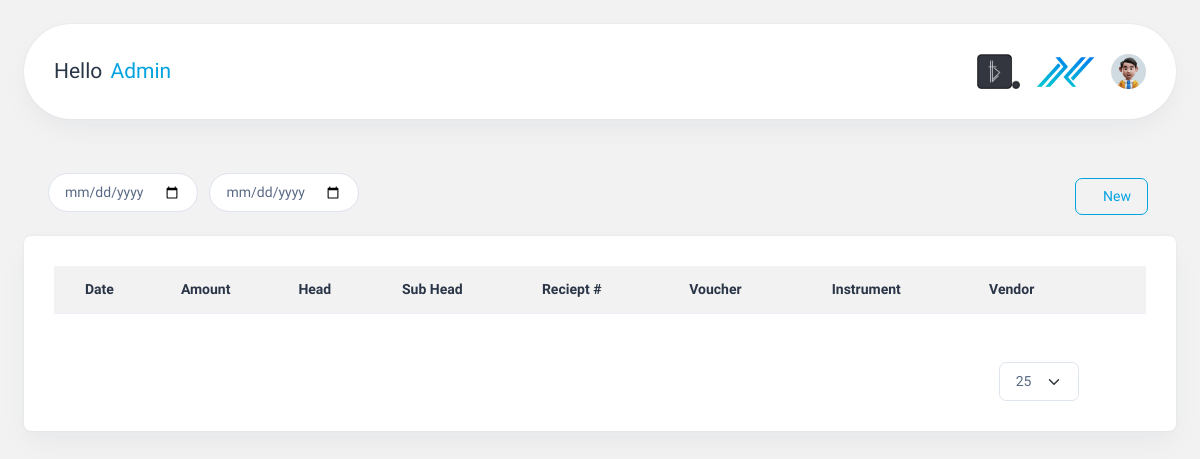
The app's page / (signed in), older data.
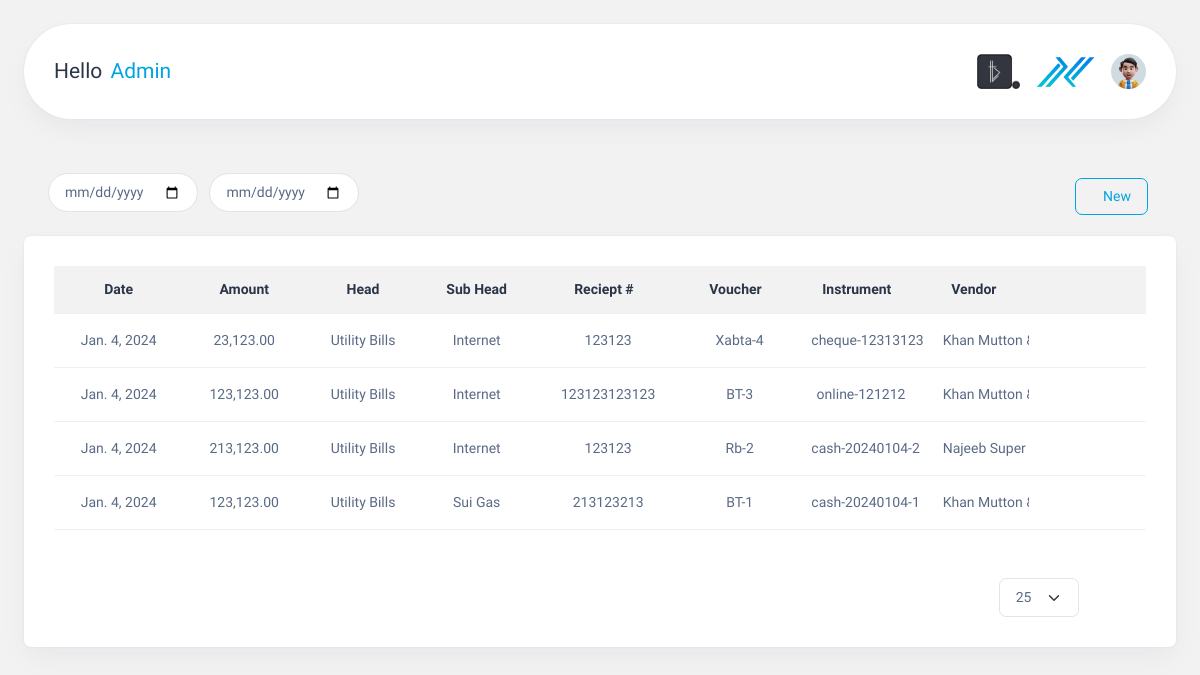
The same page, newer data.
### Accountapp/models.py (models this page shows, shortened)
class AccountingEntry(models.Model):
    date = models.DateField(auto_now_add=True)
    Do = models.CharField(max_length=20,null=True, blank=True)
    amount = models.DecimalField(max_digits=20, decimal_places=2)
    head = models.ForeignKey(Head, on_delete=models.CASCADE)
    sub_head = models.ForeignKey(Shead, on_delete=models.CASCADE)
    description = models.TextField()
    receipt_number = models.CharField(max_length=20)
    charge_by = models.ForeignKey(
        charge, on_delete=models.CASCADE, null=True, blank=True
    )
    voucher = models.CharField(max_length=50, null=True, blank=True, unique=True)
    paid_by = models.ForeignKey(paid, on_delete=models.CASCADE, null=True, blank=True)
    claim_by = models.ForeignKey(claim, on_delete=models.CASCADE, null=True, blank=True)
    instrument = models.CharField(
        max_length=10,
        null=True,
        blank=True,
        choices=[("cash", "Cash"), ("cheque", "Cheque"), ("online", "Online Transfer"),("card","Card")],
    )
    cash_number = models.CharField(max_length=20, default=0, null=True, blank=True)
    cheque_number = models.CharField(max_length=20, default=0, null=True, blank=True)
    online_number = models.CharField(max_length=20, default=0, null=True, blank=True)
    card_number = models.CharField(max_length=4, default=0, null=True, blank=True)
    vendors = models.ForeignKey(Vendor, null=True, blank=True, on_delete=models.CASCADE)
    attachments = models.FileField(upload_to="attachments/", null=True, blank=True)
    comments = models.TextField()

class Head(models.Model):
    name = models.CharField(max_length=50)

class Shead(models.Model):
    head = models.ForeignKey(Head, on_delete=models.CASCADE)
    name = models.CharField(max_length=50)
    class Meta:
        verbose_name = "Sub Head"
        verbose_name_plural = "Sub Heads"
    def __str__(self):
        return self.name

class Vendor(models.Model):
    name = models.CharField(max_length=50, unique=True)
    def __str__(self):
        return self.name

### Accountapp/views.py (the view)
# urls.py: path("", views.showresult, name="submitfile"),
@login_required(login_url="signin")
def showresult(request):
    admin = request.user.is_staff
    accounting_form = AccountingEntry.objects.all().order_by("-id")
    today = date.today()
    return render(request, "submit.html", locals())

### Accountapp/templates/submit.html (shortened to what this page needs)
<!DOCTYPE html>
<html lang="en">
  <head>
    {% load static %}
    {% load humanize %}
    <link rel="stylesheet" href="https://code.jquery.com/ui/1.12.1/themes/base/jquery-ui.css" />
    <link rel="stylesheet" href="{% static 'css/styles.min.css' %}" />
    <link rel="stylesheet" href="{% static 'css/custom.css' %}" />
    <link rel="stylesheet" href="https://cdn.jsdelivr.net/npm/bootstrap-datepicker@1.9.0/dist/css/bootstrap-datepicker.min.css" />
  </head>
  <body>
    <div class="page-wrapper" id="main-wrapper" data-layout="horizontal" data-navbarbg="skin6" data-header-position="fixed">
      <div class="body-wrapper">
        <div class="container-fluid">
          <div class="card my-navbar">
            <div class="card-body d-flex justify-content-between align-items-center">
              <div>
                <h4 class="m-0" style="word-spacing: 3px;">Hello <span class="text-primary">{{ user.first_name }}</span></h4>
              </div>
              <div class="d-flex align-items-center justify-content-end">
                <img src="{% static 'images/logos/btfavicon1.png' %}" height="35" class="left-logo" />
                <img src="{% static 'images/logos/logo1.png' %}" height="30" class="right-logo" />
                <a class="" href="javascript:void(0)" id="drop2" data-bs-toggle="dropdown" aria-expanded="false"><img src="{% static 'images/profile/user-1.jpg' %}" alt="" width="35" height="35" class="rounded-circle" /></a>
              </div>
            </div>
          </div>
        </div>
        <div class="container-fluid d-flex justify-content-between align-items-center pt-0 pb-0 mb-0 mt-0">
          <div class="ms-4">
            <input type="date" id="dateInput" class="date-input me-2 mb-2" placeholder="Select start date" />
            <input type="date" id="endDate" class="date-input" oninput="searchTabledate()" />
          </div>
          <div class="me-4">
            <a href="{% url 'home' %}" class="btn btn-outline-primary me-1"><i class="ti ti-plus"></i>New</a>
          </div>
        </div>
        <div class="container-fluid pt-3">
          <div class="card">
            <div class="card-body">
              <div class="table-responsive">
                <table id="accounting-table" class="table text-nowrap mb-0 align-middle">
                  <thead class="text-dark fs-4 text-center">
                    <tr>
                      <th>Date</th>
                      <th>Amount</th>
                      <th>Head</th>
                      <th>Sub Head</th>
                      <th>
                        Reciept # <a id="drop2" data-bs-toggle="dropdown" aria-expanded="false" class="btn btn-primary text-primary" style="background-color: transparent; border: none; padding: 0; margin: -2px -6px -3px 0px;"><i class="ti ti-chevron-down"></i></a>
                      </th>
                      <th>
                        Voucher <button id="drop2" data-bs-toggle="dropdown" aria-expanded="false" class="btn btn-primary text-primary" style="background-color: transparent; border: none; padding: 0; margin: -2px -6px -3px 0px;"><i class="ti ti-chevron-down"></i></button>
                      </th>
                      <th>
                        Instrument <button id="drop2" data-bs-toggle="dropdown" aria-expanded="false" class="btn btn-primary text-primary" style="background-color: transparent; border: none; padding: 0; margin: -2px -6px -3px 0px;"><i class="ti ti-chevron-down"></i></button>
                      </th>
                      <th>
                        Vendor <button id="drop2" data-bs-toggle="dropdown" aria-expanded="false" class="btn btn-primary text-primary" style="background-color: transparent; border: none; padding: 0; margin: -2px -6px -3px 0px;"><i class="ti ti-chevron-down"></i></button>
                      </th>
                      <th>
                        <div class="d-flex justify-content-center">
                          <div>
                            <a class="nav-icon-hover text-primary" href="javascript:void(0)" id="drop3" data-bs-toggle="dropdown" aria-expanded="false"><i class="ti ti-menu-2" style="font-size: 1rem;"></i></a>
                          </div>
                        </div>
                      </th>
                    </tr>
                  </thead>
                  <tbody>
                    {% for entry in accounting_form|slice:':' %}
                      <tr class="text-center">
                        <td>{{ entry.date }}</td>
                        <td>{{ entry.amount|floatformat:2|intcomma }}</td>
                        <td>{{ entry.head.name }}</td>
                        <td>{{ entry.sub_head }}</td>
                        <td>{{ entry.receipt_number }}</td>
                        <td>{{ entry.voucher }}</td>
                        {% if entry.instrument == 'cash' or entry.instrument == 'Cash' %}
                          <td class="instrument">{{ entry.instrument }}-{{ entry.cash_number }}</td>
                        {% elif entry.instrument == 'Cheque' or entry.instrument == 'cheque' %}
                          <td class="instrument">{{ entry.instrument }}-{{ entry.cheque_number }}</td>
                        {% elif entry.instrument == 'Card' or entry.instrument == 'card' %}
                          <td class="instrument">{{ entry.instrument }}-{{ entry.card_number }}</td>
                        {% else %}
                          <td class="instrument">{{ entry.instrument }}-{{ entry.online_number }}</td>
                        {% endif %}
                        <td class="vendor">{{ entry.vendors }}</td>
                        <td>
                          <button class="text-primary accordion-toggle" data-target="#details{{ entry.id }}" style="background-color: transparent; border: none; padding: 0;"><i class="ti ti-chevron-down" style="font-size: 1.1rem;"></i></button>
                          {% if entry.date == today or admin %}
                            <a href="{% url 'editfile' entry.id %}" class="edit-button text-nowrap text-primary"><i class="ti ti-edit" style="font-size: 1.1rem;"></i></a>
                            <a href="{% url 'deletefile' entry.id %}" class="delete-button text-nowrap text-primary" onclick="return confirm('Are you sure you want to delete this entry?');"><i class="ti ti-trash" style="font-size: 1.1rem;"></i></a>
                          {% else %}
                            <span class="edit-button disabled text-nowrap text-primary"><i class="ti ti-edit" style="font-size: 1.1rem;"></i></span>
                            <span class="delete-button disabled text-nowrap text-primary"><i class="ti ti-trash" style="font-size: 1.1rem;"></i></span>
                          {% endif %}
                          <a href="{% url 'printfile' entry.id %}" class="edit-button text-nowrap text-primary"><i class="ti ti-printer" style="font-size: 1.1rem;"></i></a>
                        </td>
                      </tr>
                    {% endfor %}
                  </tbody>
                </table>
              </div>
              <div class="d-flex align-items-center justify-content-end">
                <div class="text-center mt-5 me-2">
                  <select id="recordsPerPage" class="form-select" onchange="updateTableRows()">
                    <option value="50" selected>25</option>
                  </select>
                </div>
                <div class="text-center mt-5">
                  <button onclick="loadPreviousRows()" id="loadPreviousButton" class="btn btn-primary text-primary" style="background-color: transparent; border: none; padding: 0;"><i class="ti ti-chevron-left toggle-buttons"></i></button>
                  <button onclick="loadNextRows()" id="loadNextButton" class="btn btn-primary text-primary me-3" style="background-color: transparent; border: none; padding: 0;"><i class="ti ti-chevron-right toggle-buttons"></i></button>
                </div>
              </div>
            </div>
          </div>
        </div>
      </div>
    </div>
  </body>
</html>

### Accountapp/static/css/custom.css (style rules this page uses)
a.text-primary, .text-primary { color: #03a3e0 !important; }

### Accountapp/templates/submit.html (style rules this page uses)
html { background-color: #f2f2f2 !important; }
body { background-color: #f2f2f2 !important; }
.toggle-buttons { font-size: 1.6rem; }
.my-navbar { border-radius: 50px !important; }
.date-input { max-width: 150px; padding: 8px 16px; font-size: 0.875rem; font-weight: 400; line-height: 1.5; color: #5a6a85; border-radius: 50px; background-color: #fff; background-clip: padding-box; border: var(--bs-border-width) solid #dfe5ef; }
thead { background-color: #f2f2f2; }
th { width: fit-content; text-align: center; padding-top: 13px !important; padding-bottom: 13px !important; font-size: 14px !important; }
td.vendor, td.instrument { box-sizing: border-box !important; max-width: 10px !important; overflow: hidden; margin-right: 20px; }
.left-logo, .right-logo { margin-right: 16px; }

Row changes from the older to the newer data that the page shows:
added AccountingEntry: date "Jan. 4, 2024", amount "23,123.00", head.name "Utility Bills", sub_head "Internet", receipt_number "123123", voucher "Xabta-4", instrument "cheque", cheque_number "12313123", vendors "Khan Mutton…"
added AccountingEntry: date "Jan. 4, 2024", amount "123,123.00", head.name "Utility Bills", sub_head "Internet", receipt_number "123123123123", voucher "BT-3", instrument "online", online_number "121212", vendors "Khan Mutton…"
added AccountingEntry: date "Jan. 4, 2024", amount "213,123.00", head.name "Utility Bills", sub_head "Internet", receipt_number "123123", voucher "Rb-2", instrument "cash", cash_number "20240104-2", vendors "Najeeb Super…"
added AccountingEntry: date "Jan. 4, 2024", amount "123,123.00", head.name "Utility Bills", sub_head "Sui Gas", receipt_number "213123213", voucher "BT-1", instrument "cash", cash_number "20240104-1", vendors "Khan Mutton…"
